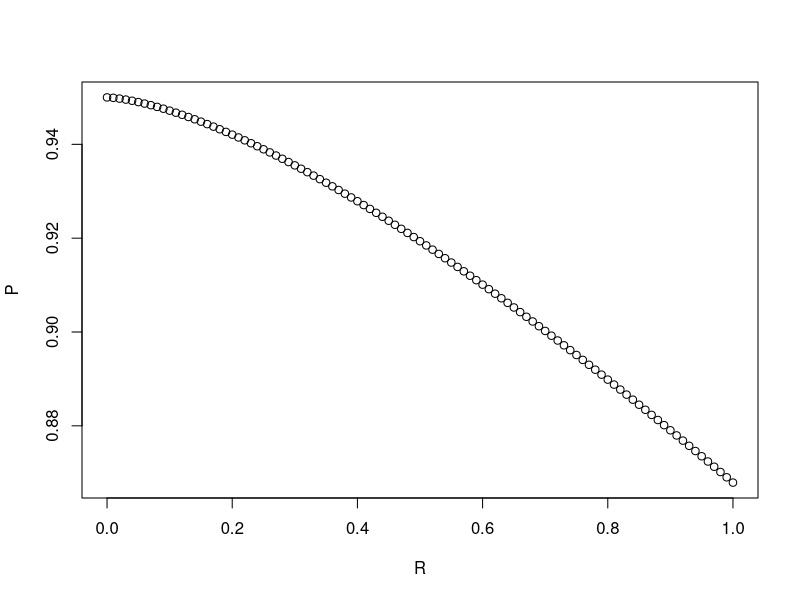
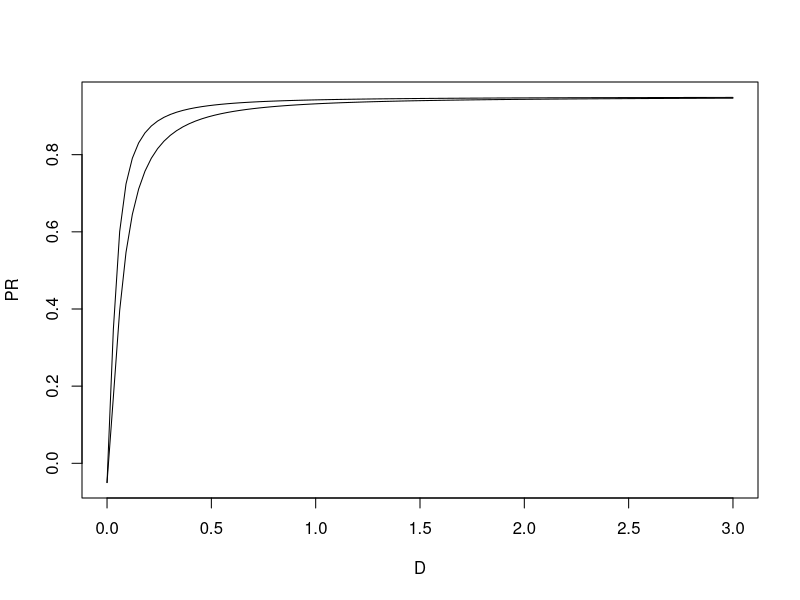
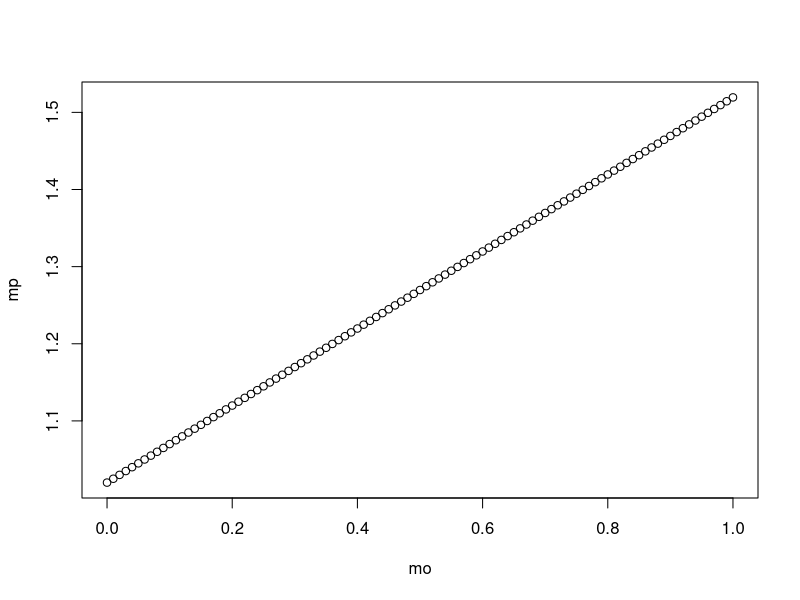
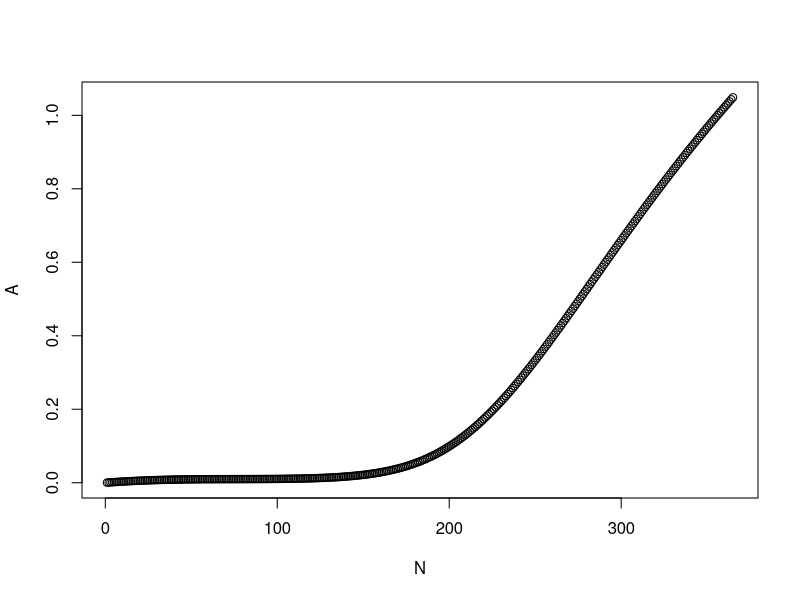
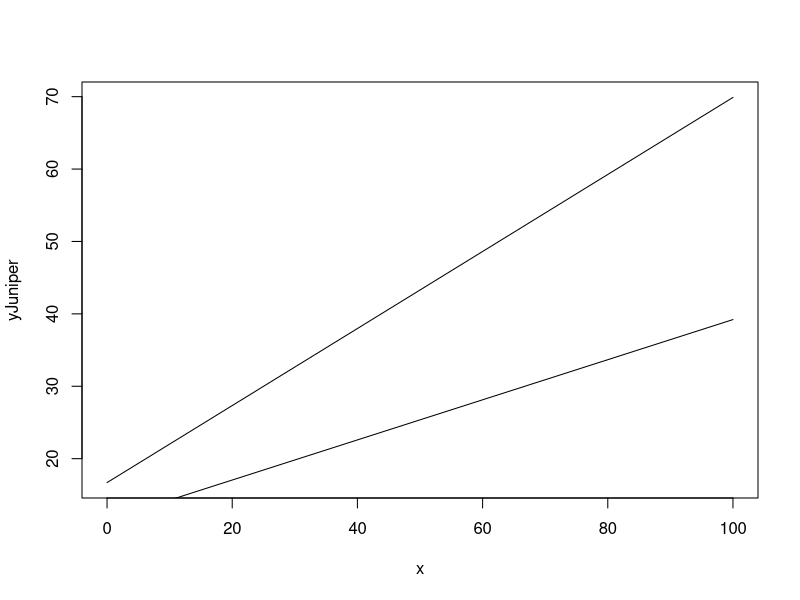

These charts were generated, in order, by the following R code:
## ---- chunk 1
knitr::opts_chunk$set(echo = TRUE)
## ---- chunk 2
D <- 5 #tree diameter
R <- seq(0,1, by=0.01) #fire resistance shape parameter (0-1)
P <- 1-(1/(1+(D/R)^1.5)+0.05) #probability of survival

plot(R,P) #trees with a diameter of 5, varying resistance to fire

D <- seq(0,3, length=100) #tree diameter
RS <- 0.07 #fire resistance shape parameter (0-1)
RR <- 0.04
PR <- 1-(1/(1+(D/RR)^1.5)+0.05)
PS <- 1-(1/(1+(D/RS)^1.5)+0.05)
#probability of survival
plot(D,PR, type="l")
lines(D,PS, type="l")
## ---- chunk 3
mo <- seq(0, 1, by=0.01) #vector or possible observed fule moisture content
mp <- 0.4994*mo+1.02 #vector of predicted fuel moisture content
plot(mo,mp)
## ---- chunk 4
#me <- 0.3 #moisture of extinction.  

#e <- exp(1)
  
#p <- e^(-(pi)(mo/me)^2)
#p <- e^(-(pi)(mp/me)^2) 
  #so when soil moisture (mo or me) exceeds moisture extinction (me), fire will not ignite
  #plot(p, mp)
## ---- chunk 5
  N <- 30 #sum days with probability of at least 1 fire in a day (p) over whole year. lets just say in this example, it is 30.  
## ---- chunk 6
#annual sum of days with particular fire condition, N
  
  N <- 1:365 #vector of possible lengths of fire season, in days. so this is the sum of days that have probability of a least on fire occuring in that day
  s <- N/356 #fractional length of fire season

## ---- chunk 7
e <- exp(1)

A <- s*e^((s-1)/(0.45*(s-1)^3 + 2.85*(s-1)^2 + 2.96*(s-1) + 1.04)) #fractional area burnt

plot(N,A) 
## ---- chunk 8
#y=alpha + beta * x
  #y = ignition time
  #x = moisture content (%)
  
#rank (less, moderately, flammable, extremely) species by similar flammablity (meditreranean species)
  x <- c(0:100, by=1)
  
  #For example: 
  #less flammable species: juniperus oxycedrus (juniper) 
  b <- 0.532
  a <- 16.698
  
  yJuniper <- a+b*x
  
  #flammable speceis: quercus pubescens (valonia oak)
  b <- 0.277
  a <- 11.512

  yQuercus <- a+b*x
  
  
  plot(x,yJuniper, type="l")
  lines(x,yQuercus, type="l")
